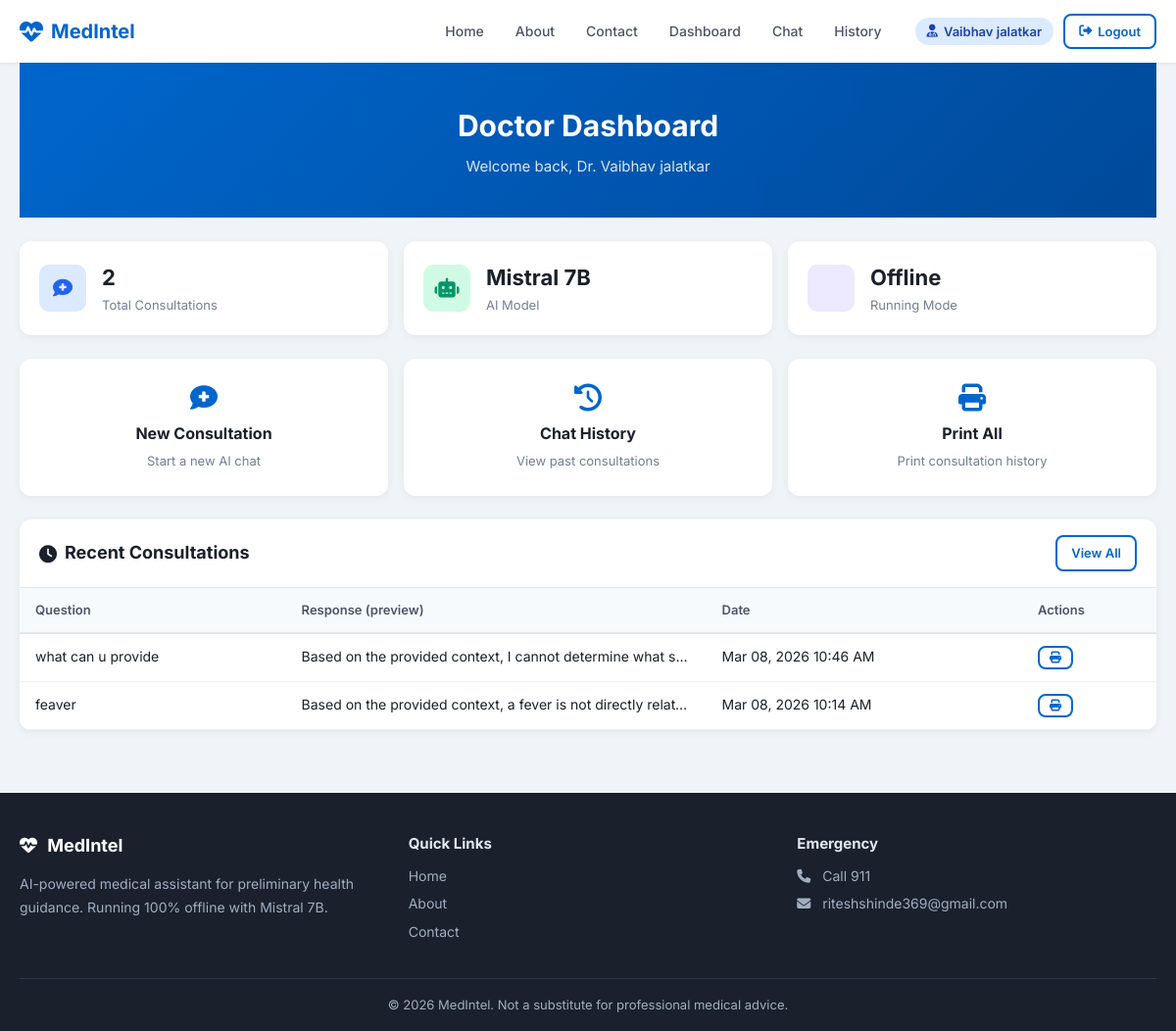
Page /doctor/dashboard (signed in) on the committed database.
### models.py (models this page shows, shortened)
class User(db.Model, UserMixin):
    __tablename__ = "users"
    id = db.Column(db.Integer, primary_key=True)
    username = db.Column(db.String(80), unique=True, nullable=False)
    email = db.Column(db.String(120), unique=True, nullable=False)
    password_hash = db.Column(db.String(256), nullable=False)
    full_name = db.Column(db.String(150), nullable=False)
    role = db.Column(db.String(20), nullable=False, default="doctor")  # admin / doctor
    created_at = db.Column(db.DateTime, default=datetime.utcnow)
    chats = db.relationship("ChatHistory", backref="user", lazy=True, cascade="all, delete-orphan")

class ChatHistory(db.Model):
    __tablename__ = "chat_history"
    id = db.Column(db.Integer, primary_key=True)
    user_id = db.Column(db.Integer, db.ForeignKey("users.id"), nullable=False)
    question  = db.Column(db.Text, nullable=False)
    response = db.Column(db.Text, nullable=False)
    created_at = db.Column(db.DateTime, default=datetime.utcnow)

### app.py (the view)
@app.route("/doctor/dashboard")
@doctor_required
def doctor_dashboard():
    total_chats = ChatHistory.query.filter_by(user_id=current_user.id).count()
    recent_chats = (ChatHistory.query
                    .filter_by(user_id=current_user.id)
                    .order_by(ChatHistory.created_at.desc())
                    .limit(5)
                    .all())
    return render_template("doctor/dashboard.html",
                           total_chats=total_chats,
                           recent_chats=recent_chats)

### app.py (called while the page is built)
@login_manager.user_loader
def load_user(user_id):
    return db.session.get(User, int(user_id))

def doctor_required(f):
    @wraps(f)
    @login_required
    def decorated(*args, **kwargs):
        if current_user.role != "doctor":
            flash("Access denied. Doctors only.", "danger")
            return redirect(url_for("index"))
        return f(*args, **kwargs)
    return decorated

### templates/doctor/dashboard.html (shortened to what this page needs)
{% extends "base.html" %}
{% block content %}
<div class="dashboard-page">
    <div class="page-header">
        <h1>Doctor Dashboard</h1>
        <p>Welcome back, Dr. {{ current_user.full_name }}</p>
    </div>
    <div class="stats-row">
        <div class="stat-card">
            <div class="stat-icon blue"><i class="fas fa-comment-medical"></i></div>
            <div class="stat-info">
                <h3>{{ total_chats }}</h3>
                <p>Total Consultations</p>
            </div>
        </div>
        <div class="stat-card">
            <div class="stat-icon green"><i class="fas fa-robot"></i></div>
            <div class="stat-info">
                <h3>Mistral 7B</h3>
                <p>AI Model</p>
            </div>
        </div>
        <div class="stat-card">
            <div class="stat-icon purple"></div>
            <div class="stat-info">
                <h3>Offline</h3>
                <p>Running Mode</p>
            </div>
        </div>
    </div>
    <div class="quick-actions">
        <a href="{{ url_for('chat_page') }}" class="action-card">
            <i class="fas fa-comment-medical"></i>
            <h3>New Consultation</h3>
            <p>Start a new AI chat</p>
        </a>
        <a href="{{ url_for('doctor_history') }}" class="action-card">
            <i class="fas fa-history"></i>
            <h3>Chat History</h3>
            <p>View past consultations</p>
        </a>
        <a href="{{ url_for('print_history') }}" class="action-card">
            <i class="fas fa-print"></i>
            <h3>Print All</h3>
            <p>Print consultation history</p>
        </a>
    </div>
    {% if recent_chats %}
    <div class="section-card">
        <div class="section-header">
            <h2><i class="fas fa-clock"></i> Recent Consultations</h2>
            <a href="{{ url_for('doctor_history') }}" class="btn btn-sm btn-outline">View All</a>
        </div>
        <div class="table-responsive">
            <table class="data-table">
                <thead>
                    <tr>
                        <th>Question</th>
                        <th>Response (preview)</th>
                        <th>Date</th>
                        <th>Actions</th>
                    </tr>
                </thead>
                <tbody>
                    {% for chat in recent_chats %}
                    <tr>
                        <td class="text-truncate">{{ chat.question[:80] }}{% if chat.question|length > 80 %}...{% endif %}</td>
                        <td class="text-truncate">{{ chat.response[:100] }}{% if chat.response|length > 100 %}...{% endif %}</td>
                        <td>{{ chat.created_at.strftime('%b %d, %Y %I:%M %p') }}</td>
                        <td>
                            <a href="{{ url_for('print_single_chat', chat_id=chat.id) }}" class="btn btn-xs btn-outline" title="Print">
                                <i class="fas fa-print"></i>
                            </a>
                        </td>
                    </tr>
                    {% endfor %}
                </tbody>
            </table>
        </div>
    </div>
    {% endif %}
</div>
{% endblock %}

### templates/base.html (shortened to what this page needs)
<!DOCTYPE html>
<html lang="en">
<head>
    <link rel="stylesheet" href="{{ url_for('static', filename='css/style.css') }}">
    <link rel="stylesheet" href="https://cdnjs.cloudflare.com/ajax/libs/font-awesome/6.4.0/css/all.min.css">
</head>
<body>
    <nav class="navbar no-print">
        <div class="nav-container">
            <a href="{{ url_for('index') }}" class="nav-logo">
                <i class="fas fa-heartbeat"></i>
                <span>MedIntel</span>
            </a>
            <div class="nav-menu" id="navMenu">
                <ul class="nav-links">
                    <li><a href="{{ url_for('index') }}" class="nav-link">Home</a></li>
                    <li><a href="{{ url_for('about') }}" class="nav-link">About</a></li>
                    <li><a href="{{ url_for('contact') }}" class="nav-link">Contact</a></li>
                    {% if current_user.is_authenticated %}
                        {% if current_user.role == 'doctor' %}
                            <li><a href="{{ url_for('doctor_dashboard') }}" class="nav-link">Dashboard</a></li>
                            <li><a href="{{ url_for('chat_page') }}" class="nav-link">Chat</a></li>
                            <li><a href="{{ url_for('doctor_history') }}" class="nav-link">History</a></li>
                        {% elif current_user.role == 'admin' %}
                            <li><a href="{{ url_for('admin_dashboard') }}" class="nav-link">Dashboard</a></li>
                            <li><a href="{{ url_for('admin_users') }}" class="nav-link">Users</a></li>
                            <li><a href="{{ url_for('admin_chats') }}" class="nav-link">Chats</a></li>
                        {% endif %}
                    {% endif %}
                </ul>
                <div class="nav-auth">
                    {% if current_user.is_authenticated %}
                        <div class="user-info">
                            <span class="user-badge {{ current_user.role }}">
                                <i class="fas fa-{% if current_user.role == 'admin' %}shield-alt{% else %}user-md{% endif %}"></i>
                                {{ current_user.full_name }}
                            </span>
                            <a href="{{ url_for('logout') }}" class="btn btn-sm btn-outline" title="Logout">
                                <i class="fas fa-sign-out-alt"></i> Logout
                            </a>
                        </div>
                    {% else %}
                        <a href="{{ url_for('login') }}" class="btn btn-sm btn-outline">Login</a>
                        <a href="{{ url_for('register') }}" class="btn btn-sm btn-primary">Register</a>
                    {% endif %}
                </div>
            </div>
        </div>
    </nav>
    <main>
        {% block content %}{% endblock %}
    </main>
    <footer class="footer no-print">
        <div class="footer-container">
            <div class="footer-section">
                <h3><i class="fas fa-heartbeat"></i> MedIntel</h3>
                <p>AI-powered medical assistant for preliminary health guidance. Running 100% offline with Mistral 7B.</p>
            </div>
            <div class="footer-section">
                <h4>Quick Links</h4>
                <ul>
                    <li><a href="{{ url_for('index') }}">Home</a></li>
                    <li><a href="{{ url_for('about') }}">About</a></li>
                    <li><a href="{{ url_for('contact') }}">Contact</a></li>
                </ul>
            </div>
            <div class="footer-section">
                <h4>Emergency</h4>
                <ul>
                    <li><i class="fas fa-phone"></i> Call 911</li>
                    <li><i class="fas fa-envelope"></i> riteshshinde369@gmail.com</li>
                </ul>
            </div>
        </div>
        <div class="footer-bottom">
            <p>&copy; 2026 MedIntel. Not a substitute for professional medical advice.</p>
        </div>
    </footer>
</body>
</html>

### rows in the picture
User: full_name "Vaibhav jalatkar"
ChatHistory: question "what can u provide", response "Based on the provided context, I cannot determine what s…", created_at "Mar 08, 2026 10:46 AM"
ChatHistory: question "feaver", response "Based on the provided context, a fever is not directly relat…", created_at "Mar 08, 2026 10:14 AM"

### other values in the picture
{{ total_chats }} "2"
